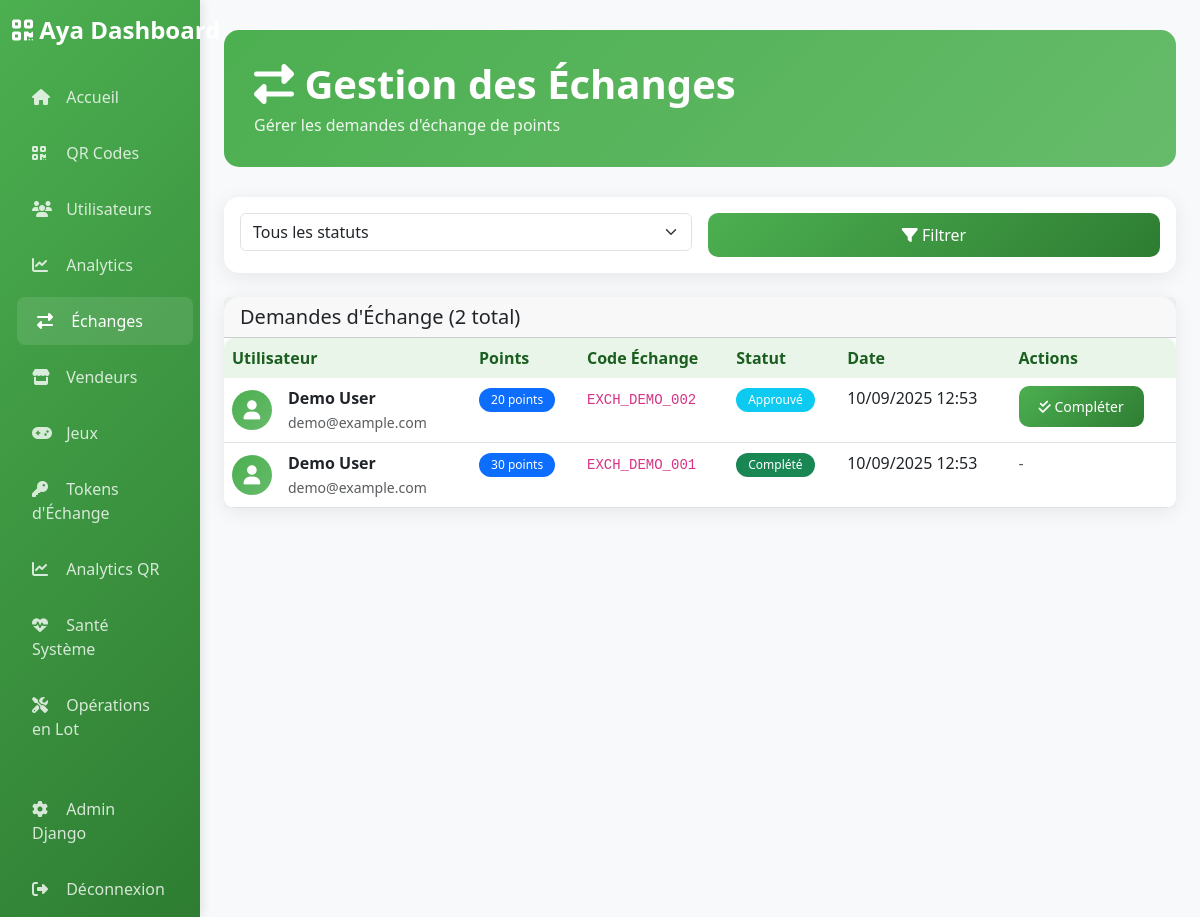
The page /dashboard/exchanges/ (signed in) on the database its author committed.
### qr_codes/models.py (models this page shows, shortened)
class ExchangeRequest(models.Model):
    STATUS_CHOICES = [
        ('pending', 'En attente'),
        ('approved', 'Approuvé'),
        ('rejected', 'Rejeté'),
        ('completed', 'Complété'),
    ]
    id = models.UUIDField(primary_key=True, default=uuid.uuid4, editable=False)
    user = models.ForeignKey(User, on_delete=models.CASCADE, related_name='exchange_requests')
    points = models.IntegerField()
    exchange_code = models.CharField(max_length=50, unique=True)
    status = models.CharField(max_length=20, choices=STATUS_CHOICES, default='pending')
    created_at = models.DateTimeField(auto_now_add=True)
    approved_at = models.DateTimeField(null=True, blank=True)
    completed_at = models.DateTimeField(null=True, blank=True)
    approved_by = models.ForeignKey(User, on_delete=models.SET_NULL, null=True, blank=True, related_name='approved_exchanges')
    notes = models.TextField(max_length=500, blank=True)
    class Meta:
        db_table = 'exchange_requests'
        verbose_name = 'Exchange Request'
        verbose_name_plural = 'Exchange Requests'
        ordering = ['-created_at']

### authentication/models.py (models this page shows, shortened)
class User(AbstractUser):
    id = models.UUIDField(primary_key=True, default=uuid.uuid4, editable=False)
    email = models.EmailField(unique=True)
    first_name = models.CharField(max_length=30)
    last_name = models.CharField(max_length=30)
    available_points = models.IntegerField(default=0)
    exchanged_points = models.IntegerField(default=0)
    collected_qr_codes = models.IntegerField(default=0)
    personal_qr_code = models.CharField(max_length=100, unique=True, blank=True)
    created_at = models.DateTimeField(auto_now_add=True)
    last_login_at = models.DateTimeField(null=True, blank=True)
    USERNAME_FIELD = 'email'
    REQUIRED_FIELDS = ['first_name', 'last_name']
    objects = UserManager()
    class Meta:
        db_table = 'auth_user'
        verbose_name = 'User'
        verbose_name_plural = 'Users'
    @property
    def full_name(self):
        return f"{self.first_name} {self.last_name}"

### dashboard/views.py (the view)
# urls.py: path('exchanges/', views.exchange_requests, name='exchanges'),
@login_required
@user_passes_test(is_admin)
def exchange_requests(request):
    status_filter = request.GET.get('status', 'all')
    exchanges = ExchangeRequest.objects.all()
    if status_filter != 'all':
        exchanges = exchanges.filter(status=status_filter)
    paginator = Paginator(exchanges, 20)
    page_number = request.GET.get('page')
    page_obj = paginator.get_page(page_number)
    context = {
        'page_obj': page_obj,
        'status_filter': status_filter,
    }
    return render(request, 'dashboard/exchanges.html', context)

### dashboard/views.py (called while the page is built)
def is_admin(user):
    return user.is_staff or user.is_superuser

### dashboard/templates/dashboard/exchanges.html (shortened to what this page needs)
{% extends 'dashboard/base.html' %}
{% block content %}
<div class="page-header">
    <h1><i class="fas fa-exchange-alt"></i> Gestion des Échanges</h1>
    <p>Gérer les demandes d'échange de points</p>
</div>
<div class="card mb-4">
    <div class="card-body">
        <form method="GET" class="row g-3">
            <div class="col-md-6">
                <select class="form-select" name="status">
                    <option value="all" {% if status_filter == 'all' %}selected{% endif %}>Tous les statuts</option>
                </select>
            </div>
            <div class="col-md-6">
                <button type="submit" class="btn btn-primary w-100">
                    <i class="fas fa-filter"></i> Filtrer
                </button>
            </div>
        </form>
    </div>
</div>
<div class="card">
    <div class="card-header d-flex justify-content-between align-items-center">
        <h5 class="mb-0">Demandes d'Échange ({{ page_obj.paginator.count }} total)</h5>
    </div>
    <div class="card-body p-0">
        <div class="table-responsive">
            <table class="table table-hover mb-0">
                <thead>
                    <tr>
                        <th>Utilisateur</th>
                        <th>Points</th>
                        <th>Code Échange</th>
                        <th>Statut</th>
                        <th>Date</th>
                        <th>Actions</th>
                    </tr>
                </thead>
                <tbody>
                    {% for exchange in page_obj %}
                    <tr>
                        <td>
                            <div class="d-flex align-items-center">
                                <div class="avatar-circle me-3">
                                    <i class="fas fa-user"></i>
                                </div>
                                <div>
                                    <strong>{{ exchange.user.full_name }}</strong>
                                    <br>
                                    <small class="text-muted">{{ exchange.user.email }}</small>
                                </div>
                            </div>
                        </td>
                        <td>
                            <span class="badge bg-primary">{{ exchange.points }} points</span>
                        </td>
                        <td>
                            <code>{{ exchange.exchange_code }}</code>
                        </td>
                        <td>
                            {% if exchange.status == 'pending' %}
                                <span class="badge bg-warning">En attente</span>
                            {% elif exchange.status == 'approved' %}
                                <span class="badge bg-info">Approuvé</span>
                            {% elif exchange.status == 'rejected' %}
                                <span class="badge bg-danger">Rejeté</span>
                            {% elif exchange.status == 'completed' %}
                                <span class="badge bg-success">Complété</span>
                            {% endif %}
                        </td>
                        <td>{{ exchange.created_at|date:"d/m/Y H:i" }}</td>
                        <td>
                            {% if exchange.status == 'pending' %}
                                <div class="btn-group" role="group">
                                    <form method="POST" action="{% url 'dashboard:update_exchange_status' exchange.id %}" class="d-inline">
                                        {% csrf_token %}
                                        <input type="hidden" name="status" value="approved">
                                        <button type="submit" class="btn btn-sm btn-success"
                                                onclick="return confirm('Approuver cette demande ?')">
                                            <i class="fas fa-check"></i>
                                        </button>
                                    </form>
                                    <form method="POST" action="{% url 'dashboard:update_exchange_status' exchange.id %}" class="d-inline">
                                        {% csrf_token %}
                                        <input type="hidden" name="status" value="rejected">
                                        <button type="submit" class="btn btn-sm btn-danger"
                                                onclick="return confirm('Rejeter cette demande ?')">
                                            <i class="fas fa-times"></i>
                                        </button>
                                    </form>
                                </div>
                            {% elif exchange.status == 'approved' %}
                                <form method="POST" action="{% url 'dashboard:update_exchange_status' exchange.id %}" class="d-inline">
                                    <button type="submit" class="btn btn-sm btn-primary"
                                            onclick="return confirm('Marquer comme complété ?')">
                                        <i class="fas fa-check-double"></i> Compléter
                                    </button>
                                </form>
                            {% else %}
                                <span class="text-muted">-</span>
                            {% endif %}
                        </td>
                    </tr>
                    {% endfor %}
                </tbody>
            </table>
        </div>
    </div>
</div>
{% endblock %}

### dashboard/templates/dashboard/base.html (style rules this page uses)
:root { --primary-color: #4CAF50; --secondary-color: #2E7D32; --accent-color: #66BB6A; --dark-color: #1B5E20; --light-color: #E8F5E8; }
body { background-color: #f8f9fa; font-family: 'Segoe UI', Tahoma, Geneva, Verdana, sans-serif; }
.card { border: none; border-radius: 15px; box-shadow: 0 4px 20px rgba(0,0,0,0.08); transition: transform 0.3s ease, box-shadow 0.3s ease; }
.btn-primary { background: linear-gradient(135deg, var(--primary-color), var(--secondary-color)); border: none; border-radius: 10px; padding: 10px 20px; font-weight: 500; transition: all 0.3s ease; }
.table { border-radius: 10px; overflow: hidden; box-shadow: 0 2px 10px rgba(0,0,0,0.05); }
.table thead th { background-color: var(--light-color); border: none; font-weight: 600; color: var(--dark-color); }
.badge { border-radius: 20px; padding: 6px 12px; font-weight: 500; }
.page-header { background: linear-gradient(135deg, var(--primary-color), var(--accent-color)); color: white; padding: 30px; border-radius: 15px; margin-bottom: 30px; }
.page-header h1 { margin: 0; font-weight: 600; }
.page-header p { margin: 5px 0 0 0; opacity: 0.9; }

### dashboard/templates/dashboard/exchanges.html (style rules this page uses)
.avatar-circle { width: 40px; height: 40px; border-radius: 50%; background: linear-gradient(135deg, var(--primary-color), var(--accent-color)); display: flex; align-items: center; justify-content: center; color: white; font-size: 1.2rem; }

### rows shown on the page
ExchangeRequest: user.full_name "Demo User", user.email "demo@example.com", points "20", exchange_code "EXCH_DEMO_002", status "Approuvé", created_at "10/09/2025 12:53"
ExchangeRequest: user.full_name "Demo User", user.email "demo@example.com", points "30", exchange_code "EXCH_DEMO_001", status "Complété", created_at "10/09/2025 12:53"

### other values the page prints
{{ page_obj.paginator.count }} "2"
